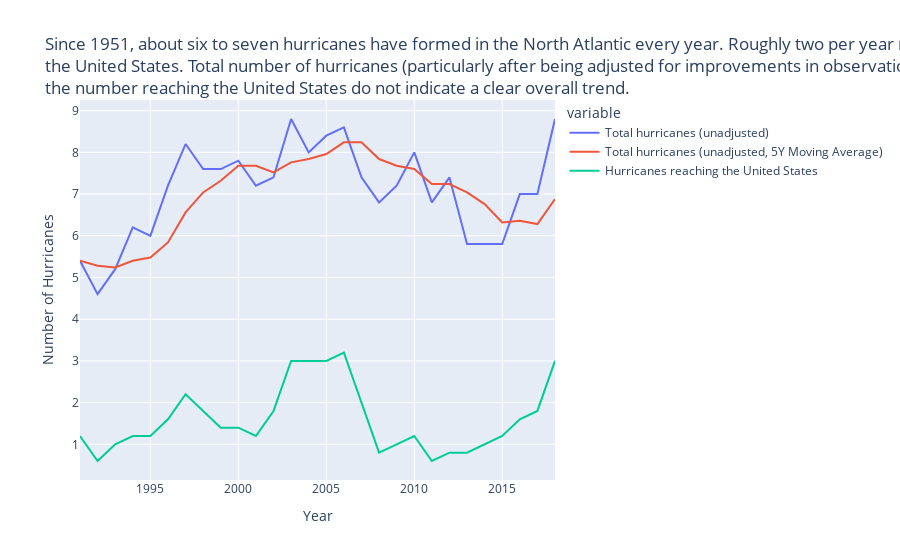

Source (notebook cell):
### Markdown cell above
## Tropical Cyclone Activity

This indicator examines the frequency of hurricanes and other tropical storms in the Atlantic Ocean, Caribbean, and Gulf of Mexico.

### Code cell
px.line(merged_df, x='Year', y=['Total hurricanes (unadjusted)', 'Total hurricanes (unadjusted, 5Y Moving Average)', 'Hurricanes reaching the United States'], 
        labels={'Year':'Year', 'value':'Number of Hurricanes'}, 
        title='''
Since 1951, about six to seven hurricanes have formed in the North Atlantic every year. Roughly two per year make landfall in 
<br>the United States. Total number of hurricanes (particularly after being adjusted for improvements in observation methods) and
<br>the number reaching the United States do not indicate a clear overall trend.
        ''')

### Figure 1 — Plotly figure (JSON) as saved in the notebook; plotly's stock layout.template omitted (floating-point values rounded to 4 significant figures)
{"data": [{"hovertemplate": "variable=Total hurricanes (unadjusted)<br>Year=%{x}<br>Number of Hurricanes=%{y}<extra></extra>", "legendgroup": "Total hurricanes (unadjusted)", "line": {"color": "#636efa", "dash": "solid"}, "marker": {"symbol": "circle"}, "mode": "lines", "name": "Total hurricanes (unadjusted)", "orientation": "v", "showlegend": true, "type": "scatter", "x": [1991, 1992, 1993, 1994, 1995, 1996, 1997, 1998, 1999, 2000, 2001, 2002, 2003, 2004, 2005, 2006, 2007, 2008, 2009, 2010, 2011, 2012, 2013, 2014, 2015, 2016, 2017, 2018], "xaxis": "x", "y": [5.4, 4.6, 5.2, 6.2, 6, 7.2, 8.2, 7.6, 7.6, 7.8, 7.2, 7.4, 8.8, 8, 8.4, 8.6, 7.4, 6.8, 7.2, 8, 6.8, 7.4, 5.8, 5.8, 5.8, 7, 7, 8.8], "yaxis": "y"}, {"hovertemplate": "variable=Total hurricanes (unadjusted, 5Y Moving Average)<br>Year=%{x}<br>Number of Hurricanes=%{y}<extra></extra>", "legendgroup": "Total hurricanes (unadjusted, 5Y Moving Average)", "line": {"color": "#EF553B", "dash": "solid"}, "marker": {"symbol": "circle"}, "mode": "lines", "name": "Total hurricanes (unadjusted, 5Y Moving Average)", "orientation": "v", "showlegend": true, "type": "scatter", "x": [1991, 1992, 1993, 1994, 1995, 1996, 1997, 1998, 1999, 2000, 2001, 2002, 2003, 2004, 2005, 2006, 2007, 2008, 2009, 2010, 2011, 2012, 2013, 2014, 2015, 2016, 2017, 2018], "xaxis": "x", "y": [5.4, 5.28, 5.24, 5.4, 5.48, 5.84, 6.56, 7.04, 7.32, 7.68, 7.68, 7.52, 7.76, 7.84, 7.96, 8.24, 8.24, 7.84, 7.68, 7.6, 7.24, 7.24, 7.04, 6.76, 6.32, 6.36, 6.28, 6.88], "yaxis": "y"}, {"hovertemplate": "variable=Hurricanes reaching the United States<br>Year=%{x}<br>Number of Hurricanes=%{y}<extra></extra>", "legendgroup": "Hurricanes reaching the United States", "line": {"color": "#00cc96", "dash": "solid"}, "marker": {"symbol": "circle"}, "mode": "lines", "name": "Hurricanes reaching the United States", "orientation": "v", "showlegend": true, "type": "scatter", "x": [1991, 1992, 1993, 1994, 1995, 1996, 1997, 1998, 1999, 2000, 2001, 2002, 2003, 2004, 2005, 2006, 2007, 2008, 2009, 2010, 2011, 2012, 2013, 2014, 2015, 2016, 2017, 2018], "xaxis": "x", "y": [1.2, 0.6, 1, 1.2, 1.2, 1.6, 2.2, 1.8, 1.4, 1.4, 1.2, 1.8, 3, 3, 3, 3.2, 2, 0.8, 1, 1.2, 0.6, 0.8, 0.8, 1, 1.2, 1.6, 1.8, 3], "yaxis": "y"}], "layout": {"legend": {"title": {"text": "variable"}, "tracegroupgap": 0}, "title": {"text": "\nSince 1951, about six to seven hurricanes have formed in the North Atlantic every year. Roughly two per year make landfall in \n<br>the United States. Total number of hurricanes (particularly after being adjusted for improvements in observation methods) and\n<br>the number reaching the United States do not indicate a clear overall trend.\n        "}, "xaxis": {"anchor": "y", "domain": [0, 1], "title": {"text": "Year"}}, "yaxis": {"anchor": "x", "domain": [0, 1], "title": {"text": "Number of Hurricanes"}}}}
